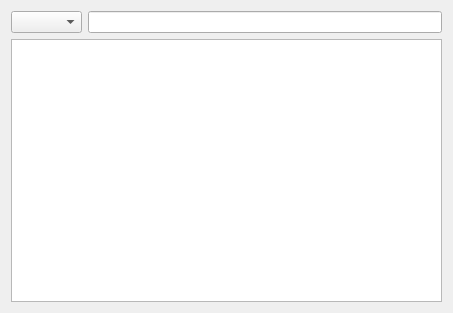
<?xml version="1.0" encoding="UTF-8"?>
<ui version="4.0">
 <class>BrowserPasswords</class>
 <widget class="QDialog" name="BrowserPasswords">
  <property name="geometry">
   <rect>
    <x>0</x>
    <y>0</y>
    <width>453</width>
    <height>313</height>
   </rect>
  </property>
  <property name="windowTitle">
   <string>Dialog</string>
  </property>
  <layout class="QVBoxLayout" name="verticalLayout">
   <item>
    <layout class="QHBoxLayout" name="horizontalLayout">
     <item>
      <widget class="QComboBox" name="comboBoxBrowser">
       <item>
        <property name="text">
         <string/>
        </property>
       </item>
       <item>
        <property name="text">
         <string>ie</string>
        </property>
       </item>
       <item>
        <property name="text">
         <string>chrome</string>
        </property>
       </item>
       <item>
        <property name="text">
         <string>firefox</string>
        </property>
       </item>
      </widget>
     </item>
     <item>
      <widget class="QLineEdit" name="lineEditFilter"/>
     </item>
    </layout>
   </item>
   <item>
    <widget class="QTableView" name="tableView"/>
   </item>
  </layout>
 </widget>
 <resources/>
 <connections/>
</ui>
